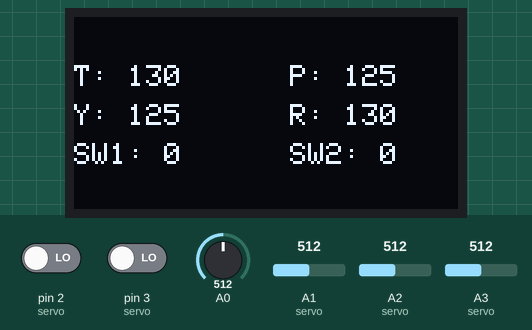
Simulated run of this sketch. Board: Arduino Uno, built with avr-gcc and run on an emulated ATmega328P. On the bench: 128×64 one-colour display. The inputs (shaded band) are chosen by the test bench; at power-on: A0 = 512, A1 (servo) = 512, A2 (servo) = 512, A3 (servo) = 512, pin 2 (servo) LOW, pin 3 (servo) LOW. No radio packets arrive unless stated.

Above: at 3.3 s.
3.4 s: A0 set to 523
At 3.8 s:
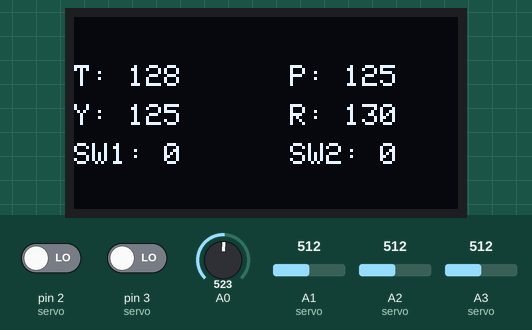
4.9 s: A1 (servo) set to 716
At 6.1 s:
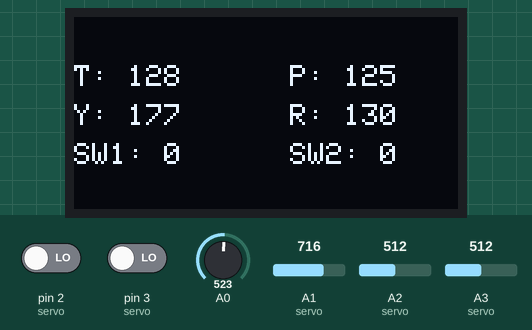
6.4 s: A2 (servo) set to 716
At 7.2 s:
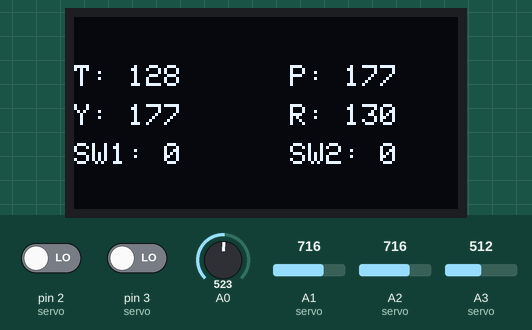
7.9 s: A3 (servo) set to 716
At 9.1 s:
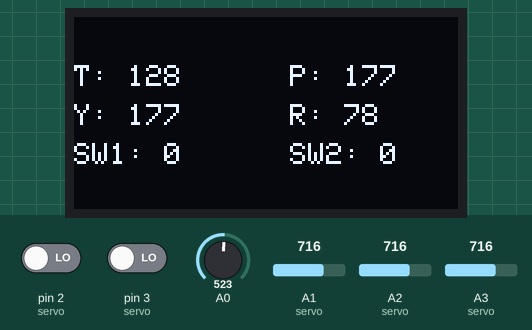
9.4 s: pin 2 (servo) driven HIGH
At 10.2 s:
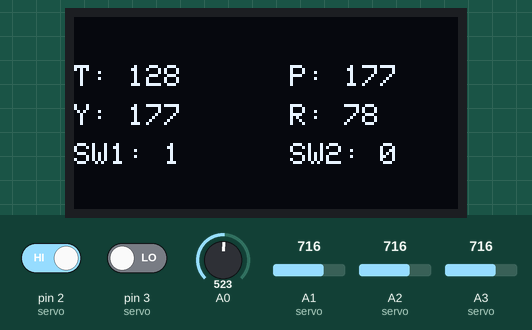
10.9 s: pin 3 (servo) driven HIGH
At 12.1 s:
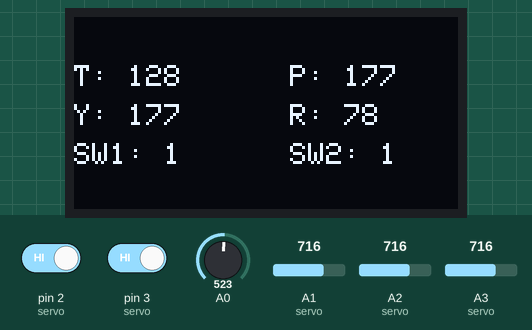
Timing chart, 0 to 13.4 s (numbered marks = the images above; inputs shaded):
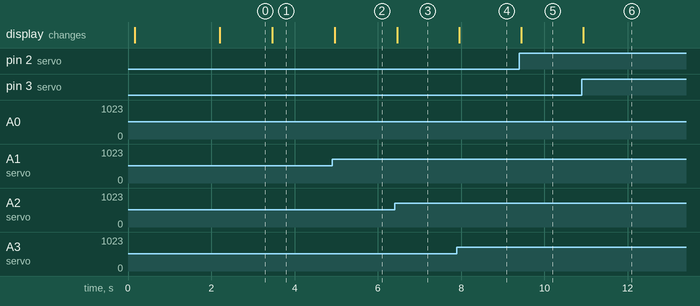

Measured:
- the behaviour switches between 515 and 516 on A0 (found by bisection; images 0 and 1)
- after the input at 3.4 s, the display: changes after 0.06 s (image 1)
- after the input at 4.9 s, the display: changes after 0.06 s (image 2)
- after the input at 6.4 s, the display: changes after 0.06 s (image 3)
- after the input at 7.9 s, the display: changes after 0.06 s (image 4)
- after the input at 9.4 s, the display: changes after 0.05 s (image 5)
- after the input at 10.9 s, the display: changes at once (image 6)

The sketch:

vericikod.ino
```cpp
static const unsigned char PROGMEM  logo[] =
{/* 0X00,0X01,0X7C,0X00,0X40,0X00, */
0x00, 0x00, 0x00, 0x00, 0x00, 0x00, 0x00, 0x00, 0x00, 0x00, 0x00, 0x00, 0x00, 0x00, 0x00, 0x00,
0x00, 0x00, 0x00, 0x00, 0x00, 0x00, 0x00, 0x00, 0x00, 0x00, 0x00, 0x00, 0x00, 0x00, 0x00, 0x00,
0x00, 0x00, 0x00, 0x00, 0x00, 0x00, 0x00, 0x00, 0x00, 0x00, 0x00, 0x00, 0x00, 0x00, 0x00, 0x00,
0x00, 0x00, 0x00, 0x00, 0x00, 0x00, 0x00, 0x00, 0x00, 0x00, 0x00, 0x00, 0x00, 0x00, 0x00, 0x00,
0x00, 0x00, 0x00, 0x00, 0x00, 0x00, 0x00, 0x00, 0x00, 0x00, 0x00, 0x00, 0x00, 0x00, 0x00, 0x00,
0x00, 0x00, 0x00, 0x00, 0x00, 0x00, 0x00, 0x00, 0x00, 0x00, 0x00, 0x00, 0x00, 0x00, 0x00, 0x00,
0x00, 0x00, 0x00, 0x00, 0x00, 0x00, 0x00, 0x00, 0x00, 0x00, 0x00, 0x00, 0x00, 0x00, 0x00, 0x00,
0x00, 0x00, 0x00, 0x00, 0x00, 0x00, 0x00, 0x00, 0x00, 0x00, 0x00, 0x00, 0x00, 0x00, 0x00, 0x00,
0x00, 0x00, 0x00, 0x00, 0x00, 0x00, 0x00, 0x00, 0x00, 0x00, 0x00, 0x00, 0x00, 0x00, 0x00, 0x00,
0x00, 0x00, 0x00, 0x00, 0x00, 0x00, 0x00, 0x00, 0x00, 0x00, 0x00, 0x00, 0x00, 0x00, 0x00, 0x00,
0x00, 0x00, 0x00, 0x00, 0x00, 0x00, 0x00, 0x00, 0x00, 0x00, 0x00, 0x00, 0x00, 0x00, 0x00, 0x00,
0x00, 0x00, 0x00, 0x00, 0x00, 0x00, 0x00, 0x00, 0x00, 0x00, 0x00, 0x00, 0x00, 0x00, 0x00, 0x00,
0x00, 0x00, 0x00, 0x00, 0x00, 0x00, 0x00, 0x00, 0x00, 0x00, 0x00, 0x00, 0x00, 0x00, 0x00, 0x00,
0x00, 0x00, 0x00, 0x00, 0x00, 0x00, 0x00, 0x00, 0x00, 0x00, 0x00, 0x00, 0x00, 0x00, 0x00, 0x00,
0x00, 0x00, 0x00, 0x00, 0x00, 0x00, 0x00, 0x00, 0x00, 0x00, 0x00, 0x00, 0x00, 0x00, 0x00, 0x00,
0x00, 0x00, 0x00, 0x00, 0x00, 0x00, 0x00, 0x00, 0x00, 0x00, 0x00, 0x00, 0x00, 0x00, 0x00, 0x00,
0x00, 0x00, 0x00, 0x00, 0x00, 0x00, 0x00, 0x00, 0x00, 0x00, 0x00, 0x00, 0x00, 0x00, 0x00, 0x00,
0x00, 0x00, 0x00, 0x00, 0x00, 0x00, 0x00, 0x00, 0x00, 0x00, 0x00, 0x00, 0x00, 0x00, 0x00, 0x00,
0x00, 0x03, 0xf0, 0x00, 0x07, 0xfe, 0x00, 0x01, 0xff, 0x00, 0x00, 0x0f, 0xfc, 0x00, 0x1f, 0x80,
0x00, 0x0f, 0xfc, 0x00, 0x3f, 0xff, 0x80, 0x0f, 0xff, 0xc0, 0x00, 0x7f, 0xff, 0x00, 0x7f, 0xc0,
0x00, 0x1c, 0x3e, 0x00, 0x7c, 0x0f, 0x80, 0x3f, 0x01, 0xf0, 0x00, 0xf8, 0x1f, 0x00, 0xf0, 0xe0,
0x00, 0x38, 0x1e, 0x01, 0xf0, 0x0f, 0x00, 0x78, 0x00, 0x78, 0x03, 0xe0, 0x1e, 0x01, 0xe0, 0x70,
0x00, 0x30, 0x0c, 0x03, 0xe0, 0x0e, 0x00, 0xe0, 0x1c, 0x78, 0x07, 0xc0, 0x1c, 0x03, 0xc0, 0x70,
0x00, 0x70, 0x0c, 0x07, 0xc0, 0x1e, 0x01, 0xc0, 0x78, 0x3c, 0x0f, 0x80, 0x3c, 0x07, 0x80, 0x70,
0x00, 0x70, 0x08, 0x07, 0x80, 0x3c, 0x01, 0xc0, 0xf0, 0x3c, 0x0f, 0x00, 0x78, 0x0f, 0x00, 0x70,
0x00, 0x70, 0x00, 0x0f, 0x00, 0x3c, 0x03, 0x80, 0xe0, 0x3c, 0x1e, 0x00, 0x78, 0x1e, 0x00, 0x70,
0x00, 0x78, 0x00, 0x1f, 0x00, 0x78, 0x03, 0x81, 0xe0, 0x3c, 0x3e, 0x00, 0xf0, 0x1e, 0x00, 0xf0,
0x00, 0x78, 0x00, 0x1e, 0x00, 0x78, 0x03, 0x81, 0xc0, 0x78, 0x3c, 0x00, 0xf0, 0x3c, 0x01, 0xe0,
0x00, 0x3e, 0x00, 0x1e, 0x00, 0xf0, 0x03, 0xc3, 0xc0, 0x78, 0x3c, 0x01, 0xe0, 0x3c, 0x23, 0xe0,
0x00, 0x3f, 0x00, 0x3c, 0x00, 0xf0, 0x03, 0xe3, 0xc0, 0xe0, 0x78, 0x01, 0xe0, 0x3c, 0x3f, 0xc0,
0x00, 0x1f, 0xc0, 0x3c, 0x01, 0xf0, 0x01, 0xc3, 0xdf, 0x80, 0x78, 0x03, 0xe0, 0x78, 0x3f, 0x80,
0x00, 0x0f, 0xe0, 0x3c, 0x01, 0xe0, 0x00, 0x03, 0xdc, 0x00, 0x78, 0x03, 0xc0, 0x78, 0x1f, 0x00,
0x00, 0x03, 0xf0, 0x7c, 0x01, 0xe0, 0x00, 0x03, 0xc6, 0x00, 0xf8, 0x03, 0xc0, 0x78, 0x00, 0x00,
0x00, 0x01, 0xf0, 0x78, 0x01, 0xe0, 0x00, 0x03, 0x87, 0x00, 0xf0, 0x03, 0xc0, 0x78, 0x00, 0x00,
0x00, 0x00, 0x78, 0x78, 0x03, 0xc0, 0x00, 0x07, 0x87, 0x80, 0xf0, 0x07, 0x80, 0x78, 0x00, 0x00,
0x00, 0x00, 0x78, 0x78, 0x03, 0xc0, 0x00, 0x07, 0x87, 0x80, 0xf0, 0x07, 0x80, 0x78, 0x00, 0x00,
0x02, 0x00, 0x38, 0x78, 0x03, 0xc0, 0x00, 0x07, 0x87, 0x80, 0xf0, 0x07, 0x80, 0x78, 0x00, 0x00,
0x06, 0x00, 0x38, 0x78, 0x03, 0xc0, 0x48, 0x07, 0x0f, 0x82, 0xf0, 0x07, 0x80, 0xfc, 0x00, 0x08,
0x06, 0x00, 0x30, 0x78, 0x07, 0xc0, 0x58, 0x0f, 0x0f, 0x02, 0xf0, 0x0f, 0x80, 0xbc, 0x00, 0x08,
0x0f, 0x00, 0x70, 0x7c, 0x0f, 0xc0, 0xf8, 0x0e, 0x0f, 0x0e, 0xf8, 0x1f, 0x81, 0xbe, 0x00, 0x18,
0x0f, 0x00, 0xe0, 0x3e, 0x3b, 0xe3, 0xb8, 0x1c, 0x0f, 0x1c, 0x7c, 0x77, 0xc7, 0x1f, 0x00, 0x30,
0x07, 0xc1, 0xc0, 0x3f, 0xf3, 0xff, 0x3c, 0x78, 0x0f, 0xf8, 0x7f, 0xe7, 0xfe, 0x0f, 0xc0, 0xc0,
0x03, 0xff, 0x80, 0x1f, 0xe1, 0xfc, 0x1f, 0xf0, 0x07, 0xf0, 0x3f, 0xc3, 0xf8, 0x07, 0xff, 0x80,
0x00, 0xfe, 0x00, 0x0f, 0x80, 0xf8, 0x0f, 0xc0, 0x03, 0xc0, 0x1f, 0x01, 0xf0, 0x01, 0xfc, 0x00,
0x00, 0x00, 0x00, 0x00, 0x00, 0x00, 0x00, 0x00, 0x00, 0x00, 0x00, 0x00, 0x00, 0x00, 0x00, 0x00,
0x00, 0x00, 0x00, 0x00, 0x00, 0x00, 0x00, 0x00, 0x00, 0x00, 0x00, 0x00, 0x00, 0x00, 0x00, 0x00,
0x00, 0x00, 0x00, 0x00, 0x00, 0x00, 0x00, 0x00, 0x00, 0x00, 0x00, 0x00, 0x00, 0x00, 0x00, 0x00,
0x00, 0x00, 0x00, 0x00, 0x00, 0x00, 0x00, 0x00, 0x00, 0x00, 0x00, 0x00, 0x00, 0x00, 0x00, 0x00,
0x00, 0x00, 0x00, 0x00, 0x00, 0x00, 0x00, 0x00, 0x00, 0x00, 0x00, 0x00, 0x00, 0x00, 0x00, 0x00,
0x00, 0x00, 0x00, 0x00, 0x00, 0x00, 0x00, 0x00, 0x00, 0x00, 0x00, 0x00, 0x00, 0x00, 0x00, 0x00,
0x00, 0x00, 0x00, 0x00, 0x00, 0x00, 0x00, 0x00, 0x00, 0x00, 0x00, 0x00, 0x00, 0x00, 0x00, 0x00,
0x00, 0x00, 0x00, 0x00, 0x00, 0x00, 0x00, 0x00, 0x00, 0x00, 0x00, 0x00, 0x00, 0x00, 0x00, 0x00,
0x00, 0x00, 0x00, 0x00, 0x00, 0x00, 0x00, 0x00, 0x00, 0x00, 0x00, 0x00, 0x00, 0x00, 0x00, 0x00,
0x00, 0x00, 0x00, 0x00, 0x00, 0x00, 0x00, 0x00, 0x00, 0x00, 0x00, 0x00, 0x00, 0x00, 0x00, 0x00,
0x00, 0x00, 0x00, 0x00, 0x00, 0x00, 0x00, 0x00, 0x00, 0x00, 0x00, 0x00, 0x00, 0x00, 0x00, 0x00,
0x00, 0x00, 0x00, 0x00, 0x00, 0x00, 0x00, 0x00, 0x00, 0x00, 0x00, 0x00, 0x00, 0x00, 0x00, 0x00,
0x00, 0x00, 0x00, 0x00, 0x00, 0x00, 0x00, 0x00, 0x00, 0x00, 0x00, 0x00, 0x00, 0x00, 0x00, 0x00,
0x00, 0x00, 0x00, 0x00, 0x00, 0x00, 0x00, 0x00, 0x00, 0x00, 0x00, 0x00, 0x00, 0x00, 0x00, 0x00,
0x00, 0x00, 0x00, 0x00, 0x00, 0x00, 0x00, 0x00, 0x00, 0x00, 0x00, 0x00, 0x00, 0x00, 0x00, 0x00,
0x00, 0x00, 0x00, 0x00, 0x00, 0x00, 0x00, 0x00, 0x00, 0x00, 0x00, 0x00, 0x00, 0x00, 0x00, 0x00,
0x00, 0x00, 0x00, 0x00, 0x00, 0x00, 0x00, 0x00, 0x00, 0x00, 0x00, 0x00, 0x00, 0x00, 0x00, 0x00,
0x00, 0x00, 0x00, 0x00, 0x00, 0x00, 0x00, 0x00, 0x00, 0x00, 0x00, 0x00, 0x00, 0x00, 0x00, 0x00,
0x00, 0x00, 0x00, 0x00, 0x00, 0x00, 0x00, 0x00, 0x00, 0x00, 0x00, 0x00, 0x00, 0x00, 0x00, 0x00,
0x00, 0x00, 0x00, 0x00, 0x00, 0x00, 0x00, 0x00, 0x00, 0x00, 0x00, 0x00, 0x00, 0x00, 0x00, 0x00,
};


// 6 Channel Transmitter | 6 Kanal Verici
  #include <SPI.h>
  #include <nRF24L01.h>
  #include <RF24.h>
  #include <Adafruit_GFX.h>         // Ekran kütüphaneleri tanımlama
  #include <Adafruit_SH1106.h>
  /////////////////////////////
  //OLED Ayarları
  #define OLED_RESET 8
  Adafruit_SH1106 display(OLED_RESET);
  #define NUMFLAKES 10
  #define XPOS 0
  #define YPOS 1
  #define DELTAY 2
  #define LOGO16_GLCD_HEIGHT 16
  #define LOGO16_GLCD_WIDTH  1
  #if (SH1106_LCDHEIGHT != 64)
  #error("Height incorrect, please fix Adafruit_SH1106.h!");
  #endif
  //////////////////////////
  const uint64_t pipeOut = 0xE9E8F0F0E1LL;   //IMPORTANT: The same as in the receiver 0xE9E8F0F0E1LL | Bu adres alıcı ile aynı olmalı
  RF24 radio(9, 10); // select CE,CSN pin | CE ve CSN pinlerin seçimi
  struct Signal {
  byte throttle;
  byte pitch;
  byte roll;
  byte yaw;
  byte aux1;
  byte aux2;
};
  Signal data;
  void ResetData()
{
  data.throttle = 127;   // Motor stop | Motor Kapalı (Signal lost position | sinyal kesildiğindeki pozisyon)
  data.pitch = 127;    // Center | Merkez (Signal lost position | sinyal kesildiğindeki pozisyon)
  data.roll = 127;     // Center | merkez (Signal lost position | sinyal kesildiğindeki pozisyon)
  data.yaw = 127;     // Center | merkez (Signal lost position | sinyal kesildiğindeki pozisyon)
  data.aux1 = 0;    // Center | merkez (Signal lost position | sinyal kesildiğindeki pozisyon)
  data.aux2 = 0;    // Center | merkez (Signal lost position | sinyal kesildiğindeki pozisyon)
}
  void setup()
{

  display.begin(SH1106_SWITCHCAPVCC, 0x3C);  // I2C addr 0x3C ile başlatın (128x32 için)
  delay(100);
  display.clearDisplay();
  display.setTextSize(1);             //Yazı yüksekliği
  display.setTextColor(WHITE);        //Renk seçimi
  display.drawBitmap(0, 0, logo, 128, 64, 1);
  display.display();
  delay(2000);

  //Start everything up
  radio.begin();
  radio.openWritingPipe(pipeOut);
  radio.setAutoAck(false);
  radio.setDataRate(RF24_250KBPS);
  radio.setPALevel(RF24_PA_HIGH);
  radio.stopListening(); //start the radio comunication for Transmitter | Verici olarak sinyal iletişimi başlatılıyor
  ResetData();

}
  // Joystick center and its borders | Joystick merkez ve sınırları
  int mapJoystickValues(int val, int lower, int middle, int upper, bool reverse)
{
  val = constrain(val, lower, upper);
  if ( val < middle )
  val = map(val, lower, middle, 0, 128);
  else
  val = map(val, middle, upper, 128, 255);
  return ( reverse ? 255 - val : val );
}
  void loop()
{
  // Control Stick Calibration | Kumanda Kol Kalibrasyonları
  // Setting may be required for the correct values of the control levers. | :Kontrol kolların doğru değerleri için ayar gerekebilir.
  data.throttle = mapJoystickValues( analogRead(A0), 12, 524, 1020, true );  // "true" or "false" for signal direction | "true" veya "false" sinyal yönünü belirler
  data.roll = mapJoystickValues( analogRead(A3), 12, 524, 1020, true );      // "true" or "false" for servo direction | "true" veya "false" servo yönünü belirler
  data.pitch = mapJoystickValues( analogRead(A2), 12, 524, 1020, false );     // "true" or "false" for servo direction | "true" veya "false" servo yönünü belirler
  data.yaw = mapJoystickValues( analogRead(A1), 12, 524, 1020, false );       // "true" or "false" for servo direction | "true" veya "false" servo yönünü belirler

  data.aux1 = digitalRead(2);     // "true" or "false" for servo direction | "true" veya "false" servo yönünü belirler
  data.aux2 = digitalRead(3);     // "true" or "false" for servo direction | "true" veya "false" servo yönünü belirler

  display.clearDisplay();
  display.setCursor(0,16);            //Select where to print 124 x 64
  display.print("T: ");
  display.print(data.throttle);
  display.print("      P: ");
  display.print(data.pitch);
  display.setCursor(0,29);
  display.print("Y: ");
  display.print(data.yaw);
  display.print("      R: ");
  display.print(data.roll);
  //
  display.setCursor(0,42);
  display.print("SW1: ");
  display.print(digitalRead(2));
  display.print("      SW2: ");
  display.print(digitalRead(3));

  display.display();
  radio.write(&data, sizeof(Signal));
}
```
